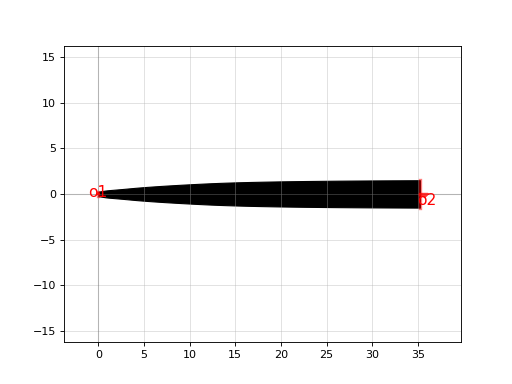

Here is the Python script that generated this plot:
import gdsfactory as gf

c = gf.components.taper_from_csv(layer=(1, 0), layer_cladding=(111, 0), cladding_offset=3.0)
c.plot()
